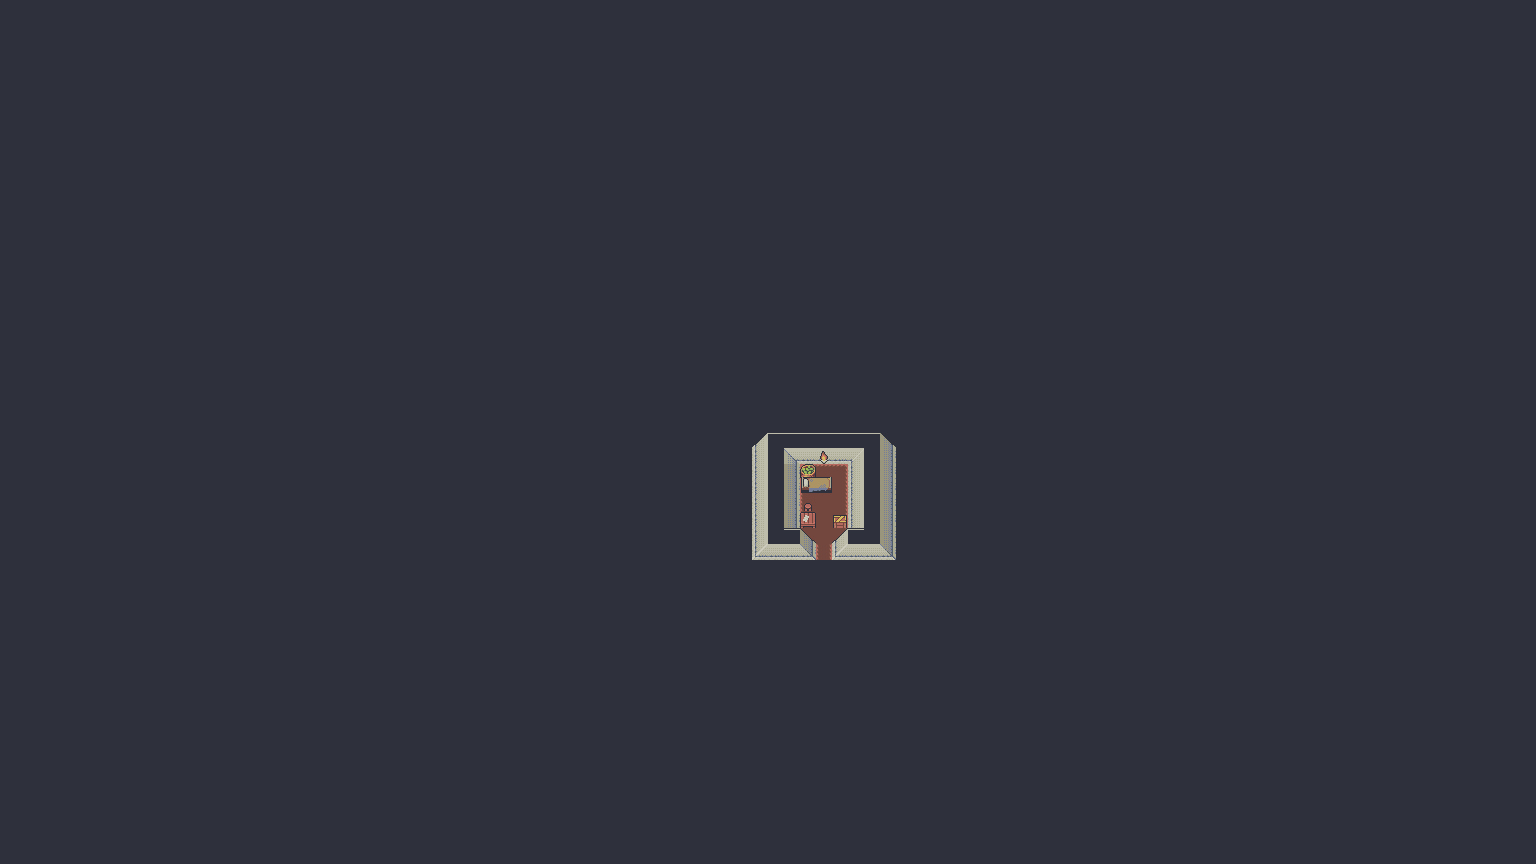

Tiled map render using the project's own tile images. Description and the map definition, with tile-layer contents summarised, below:
An orthogonal 96x54 tile map with 16x16 px tiles, 5 tile layers (background, ground, walls, decoration, ...), 1 hidden layer not drawn, 4 tilesets and 1 object (warp).

<map version="1.2" tiledversion="1.2.5" orientation="orthogonal" renderorder="left-up" width="96" height="54" tilewidth="16" tileheight="16" infinite="0" backgroundcolor="#2e303c" nextlayerid="14" nextobjectid="3">
 <tileset firstgid="1" source="data/AnimatedObjects.tsx" />
 <tileset firstgid="1569" source="data/GroundTiles.tsx" />
 <tileset firstgid="7897" source="data/Walls.tsx" />
 <tileset firstgid="8681" source="data/Decoration.tsx" />
 <layer id="1" name="background" width="96" height="54">
  <data>[5184 cells, 0 non-empty, 0 distinct tile ids]</data>
 </layer>
 <layer id="2" name="ground" width="96" height="54">
  <data>[5184 cells, 22 non-empty, 9 distinct tile ids]</data>
 </layer>
 <layer id="3" name="walls" width="96" height="54">
  <data>[5184 cells, 58 non-empty, 13 distinct tile ids]</data>
 </layer>
 <layer id="9" name="decoration" width="96" height="54">
  <data>[5184 cells, 6 non-empty, 6 distinct tile ids]</data>
 </layer>
 <layer id="10" name="overhead" width="96" height="54">
  <data>[5184 cells, 7 non-empty, 6 distinct tile ids]</data>
 </layer>
 <layer id="11" name="collision" width="96" height="54" visible="0">
  <data>[5184 cells, 5173 non-empty, 1 distinct tile ids]</data>
 </layer>
 <objectgroup id="12" name="skill" />
 <objectgroup id="13" name="warp">
  <object id="2" name="game_start" type="warp" x="816" y="544" width="16" height="16">
   <properties>
    <property name="direction" value="SOUTH" />
    <property name="x" type="int" value="38" />
    <property name="y" type="int" value="4" />
   </properties>
  </object>
 </objectgroup>
</map>
